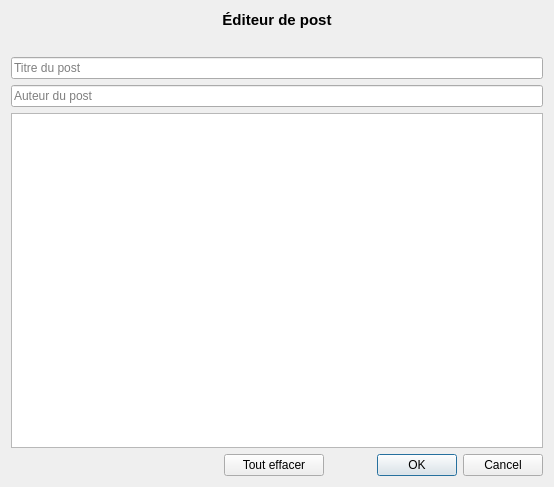
<?xml version="1.0" encoding="UTF-8"?>
<ui version="4.0">
 <class>PostEditor</class>
 <widget class="QDialog" name="PostEditor">
  <property name="geometry">
   <rect>
    <x>0</x>
    <y>0</y>
    <width>554</width>
    <height>487</height>
   </rect>
  </property>
  <property name="windowTitle">
   <string>Dialog</string>
  </property>
  <layout class="QVBoxLayout" name="verticalLayout_3">
   <item>
    <layout class="QVBoxLayout" name="verticalLayout_2">
     <item>
      <widget class="QWidget" name="widget" native="true">
       <layout class="QVBoxLayout" name="verticalLayout">
        <property name="leftMargin">
         <number>0</number>
        </property>
        <property name="topMargin">
         <number>0</number>
        </property>
        <property name="rightMargin">
         <number>0</number>
        </property>
        <property name="bottomMargin">
         <number>0</number>
        </property>
        <item>
         <widget class="QLabel" name="headerLabel">
          <property name="minimumSize">
           <size>
            <width>0</width>
            <height>40</height>
           </size>
          </property>
          <property name="text">
           <string>&lt;html&gt;&lt;head/&gt;&lt;body&gt;&lt;p align=&quot;center&quot;&gt;&lt;span style=&quot; font-size:11pt; font-weight:600;&quot;&gt;Éditeur de post&lt;/span&gt;&lt;/p&gt;&lt;/body&gt;&lt;/html&gt;</string>
          </property>
          <property name="alignment">
           <set>Qt::AlignLeading|Qt::AlignLeft|Qt::AlignTop</set>
          </property>
         </widget>
        </item>
        <item>
         <widget class="QLineEdit" name="titleEdit">
          <property name="placeholderText">
           <string>Titre du post</string>
          </property>
         </widget>
        </item>
        <item>
         <widget class="QLineEdit" name="authorEdit">
          <property name="placeholderText">
           <string>Auteur du post</string>
          </property>
         </widget>
        </item>
        <item>
         <widget class="QTextEdit" name="lifeEdit"/>
        </item>
       </layout>
      </widget>
     </item>
     <item>
      <layout class="QHBoxLayout" name="horizontalLayout_2">
       <item>
        <spacer name="horizontalSpacer_2">
         <property name="orientation">
          <enum>Qt::Horizontal</enum>
         </property>
         <property name="sizeHint" stdset="0">
          <size>
           <width>40</width>
           <height>20</height>
          </size>
         </property>
        </spacer>
       </item>
       <item>
        <widget class="QPushButton" name="clearButton">
         <property name="minimumSize">
          <size>
           <width>100</width>
           <height>0</height>
          </size>
         </property>
         <property name="text">
          <string>Tout effacer</string>
         </property>
        </widget>
       </item>
       <item>
        <widget class="QDialogButtonBox" name="buttonBox">
         <property name="standardButtons">
          <set>QDialogButtonBox::Cancel|QDialogButtonBox::Ok</set>
         </property>
        </widget>
       </item>
      </layout>
     </item>
    </layout>
   </item>
  </layout>
 </widget>
 <resources/>
 <connections>
  <connection>
   <sender>buttonBox</sender>
   <signal>accepted()</signal>
   <receiver>PostEditor</receiver>
   <slot>accept()</slot>
   <hints>
    <hint type="sourcelabel">
     <x>437</x>
     <y>464</y>
    </hint>
    <hint type="destinationlabel">
     <x>276</x>
     <y>243</y>
    </hint>
   </hints>
  </connection>
  <connection>
   <sender>buttonBox</sender>
   <signal>rejected()</signal>
   <receiver>PostEditor</receiver>
   <slot>reject()</slot>
   <hints>
    <hint type="sourcelabel">
     <x>437</x>
     <y>464</y>
    </hint>
    <hint type="destinationlabel">
     <x>276</x>
     <y>243</y>
    </hint>
   </hints>
  </connection>
 </connections>
</ui>
